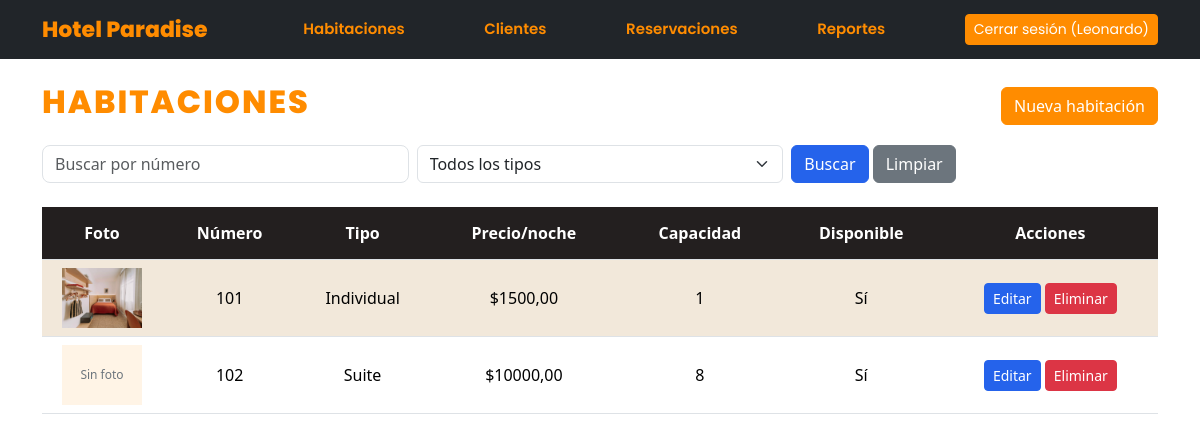
Before: /habitaciones/ (signed in) with the older database file.
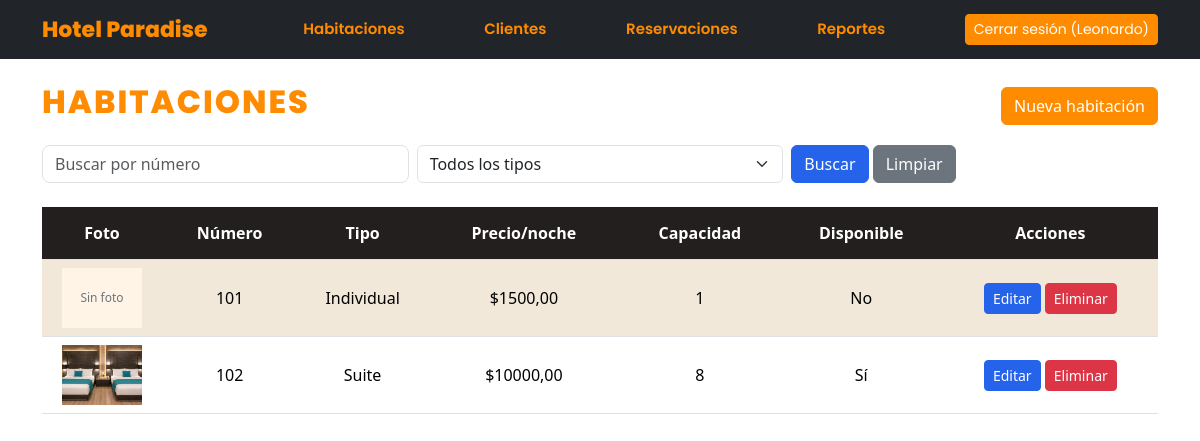
After: the same page with the newer database file.
### habitaciones/models.py (models this page shows, shortened)
class Habitacion(models.Model):
    TIPOS = [
        ('individual', 'Individual'),
        ('doble', 'Doble'),
        ('suite', 'Suite'),
        ('presidencial', 'Presidencial'),
    ]
    numero = models.IntegerField(unique=True)
    tipo =  models.CharField((""), max_length=20, choices=TIPOS)
    precioxnoche = models.DecimalField(max_digits=  15, decimal_places=2)
    capacidad = models.IntegerField()
    disponible = models.BooleanField(default= True)
    imagen = models.ImageField(upload_to='habitaciones/', blank=True, null=True)

### habitaciones/views.py (the view)
# urls.py: path('', views.lista_habitaciones, name='lista'),
@login_required
def lista_habitaciones(request):
    habitaciones = Habitacion.objects.all()
    q = request.GET.get('q', '').strip()
    tipo = request.GET.get('tipo', '')
    if q.isdigit():
        habitaciones = habitaciones.filter(numero=q)
    if tipo:
        habitaciones = habitaciones.filter(tipo=tipo)
    contexto = {
        'habitaciones': habitaciones,
        'tipos': Habitacion.TIPOS,
        'q': q,
        'tipo_actual': tipo,
    }
    return render(request, 'habitaciones/lista.html', contexto)

### habitaciones/templates/habitaciones/lista.html (shortened to what this page needs)
{% extends 'base.html' %}
{% block content %}
<div class="d-flex justify-content-between align-items-center mb-3">
    <h1  class="titulo-habitaciones">Habitaciones</h1>
    <a href="{% url 'habitaciones:crear' %}" class="btn btn-primary">Nueva habitación</a>
</div>
<form method="get" class="row g-2 mb-4">
    <div class="col-md-4">
        <input type="text" name="q" value="{{ q }}" class="form-control"
               placeholder="Buscar por número">
    </div>
    <div class="col-md-4">
        <select name="tipo" class="form-select">
            <option value="">Todos los tipos</option>
        </select>
    </div>
    <div class="col-md-4">
        <button type="submit" class="btn btn-buscar">Buscar</button>
        <a href="{% url 'habitaciones:lista' %}" class="btn btn-limpiar">Limpiar</a>
    </div>
</form>
<div class="table-responsive">
<table class="table table-striped table-habitaciones align-middle text-center">
    <thead>
        <tr>
            <th>Foto</th><th>Número</th><th>Tipo</th><th>Precio/noche</th>
            <th>Capacidad</th><th>Disponible</th><th>Acciones</th>
        </tr>
    </thead>
    <tbody>
        {% for h in habitaciones %}
        <tr>
            <td>
                <div class="contenedor-foto">
                    {% if h.imagen %}
                        <img src="{{ h.imagen.url }}" alt="Habitación {{ h.numero }}">
                    {% else %}
                        <span>Sin foto</span>
                    {% endif %}
                </div>
            </td>
            <td>{{ h.numero }}</td>
            <td>{{ h.get_tipo_display }}</td>
            <td>${{ h.precioxnoche|floatformat:2 }}</td>
            <td>{{ h.capacidad }}</td>
            <td>{% if h.disponible %}Sí{% else %}No{% endif %}</td>
            <td>
                <a href="{% url 'habitaciones:editar' h.pk %}" class="btn btn-sm btn-warning">Editar</a>
                <a href="{% url 'habitaciones:eliminar' h.pk %}" class="btn btn-sm btn-danger">Eliminar</a>
            </td>
        </tr>
        {% empty %}
        <tr>
            <td colspan="7" class="text-center">No hay habitaciones que mostrar.</td>
        </tr>
        {% endfor %}
    </tbody>
</table>
</div>
{% endblock %}

Changed rows visible on the page:
changed Habitacion "Individual": imagen: picture removed; now shows "Sin foto"; disponible "Sí" → "No"
changed Habitacion "Suite": imagen: picture added; no longer shows "Sin foto"
